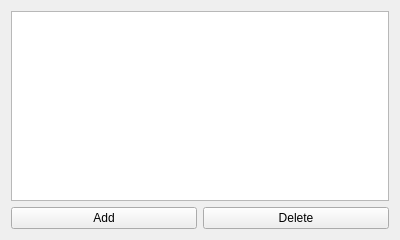
<?xml version="1.0" encoding="UTF-8"?>
<ui version="4.0">
 <class>MainWindow</class>
 <widget class="QMainWindow" name="MainWindow">
  <property name="geometry">
   <rect>
    <x>0</x>
    <y>0</y>
    <width>400</width>
    <height>240</height>
   </rect>
  </property>
  <property name="windowTitle">
   <string>MainWindow</string>
  </property>
  <widget class="QWidget" name="centralWidget">
   <layout class="QVBoxLayout" name="verticalLayout">
    <item>
     <widget class="QListWidget" name="listWidget"/>
    </item>
    <item>
     <layout class="QHBoxLayout" name="horizontalLayout">
      <item>
       <widget class="QPushButton" name="pushButton_3">
        <property name="text">
         <string>Add</string>
        </property>
       </widget>
      </item>
      <item>
       <widget class="QPushButton" name="deleteButton">
        <property name="text">
         <string>Delete</string>
        </property>
       </widget>
      </item>
     </layout>
    </item>
   </layout>
  </widget>
 </widget>
 <layoutdefault spacing="6" margin="11"/>
 <resources/>
 <connections/>
</ui>
